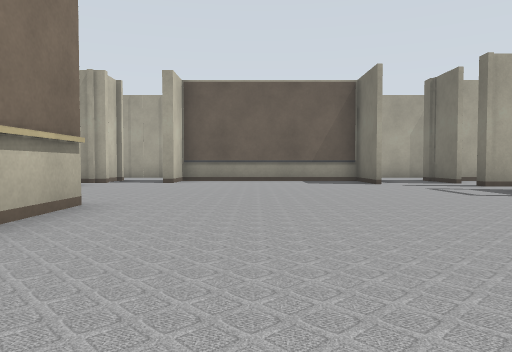
view 1 (above)

16 first-person views from a walk through a world built for the Gazebo simulator. The camera is 0.5 m above the floor, tilts 2° down and sees 70° across. The lines on the ground mark 1 m squares. The floor is counted in squares, 1 m on a side. Each view is taken from the middle of a square. On the plan, view 1 faces up. The plan holds only what a view shows up to about 9 squares ahead; the rest is blank. The place goes on beyond the plan. The robots in the file are not drawn. Some surface patterns are stand-ins.

view 2
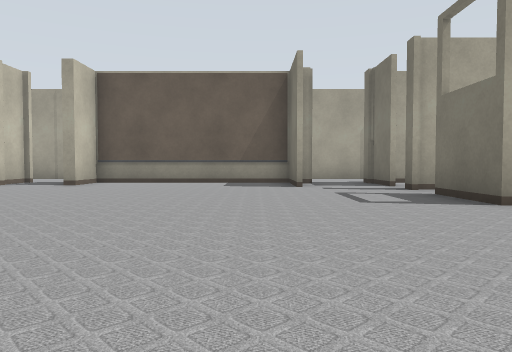

view 3
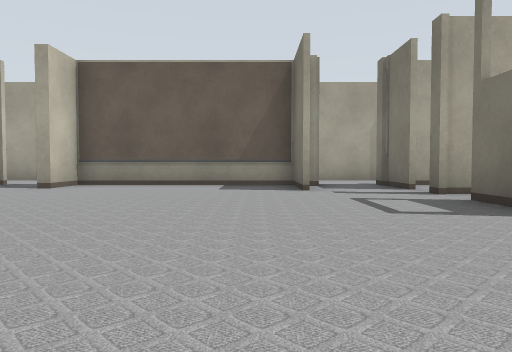

view 4
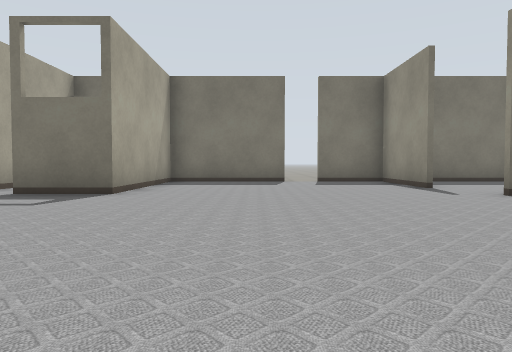

view 5
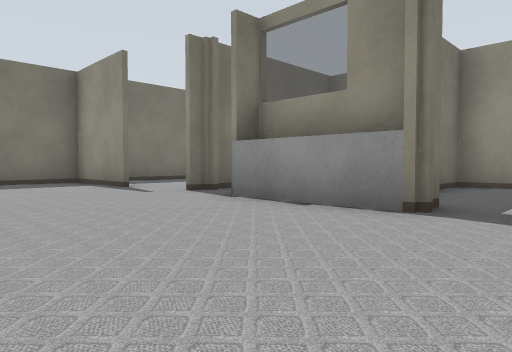

view 6
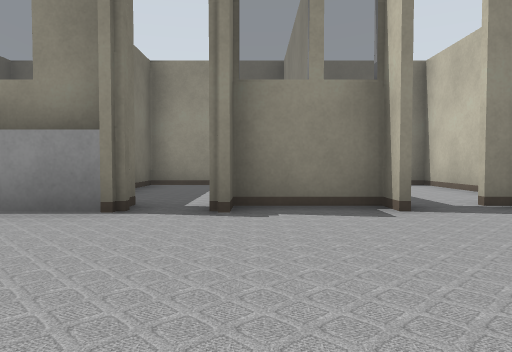

view 7
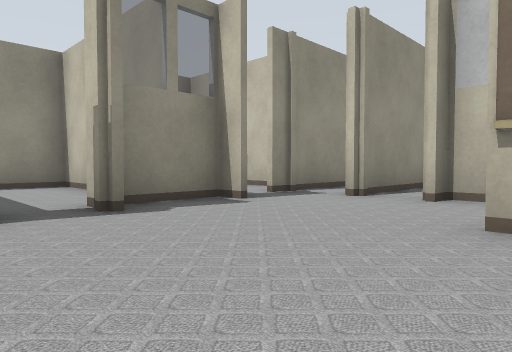

view 8
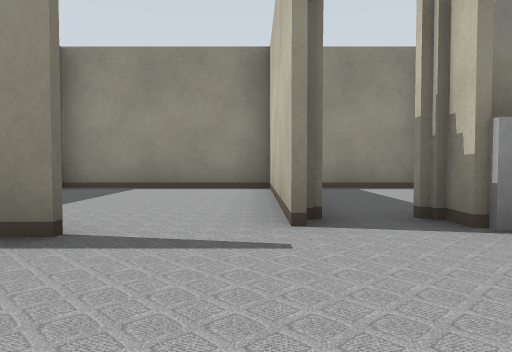

view 9
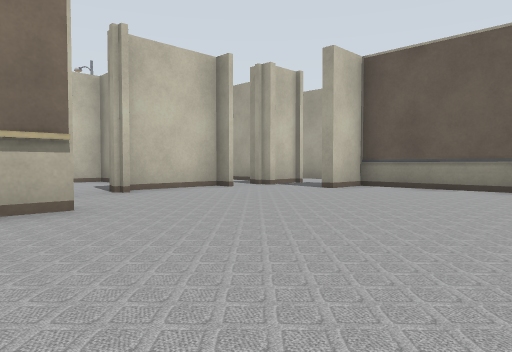

view 10
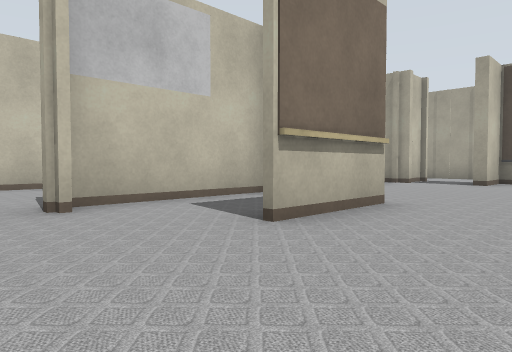

view 11
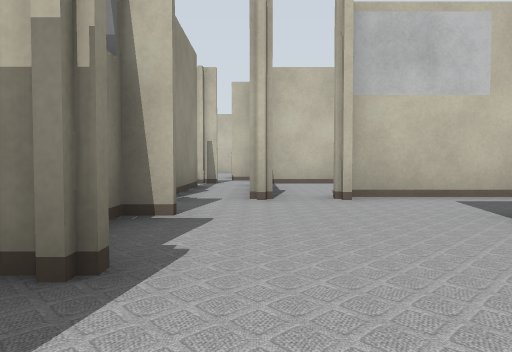

view 12
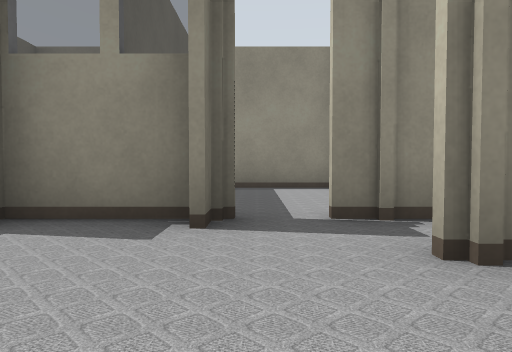

view 13
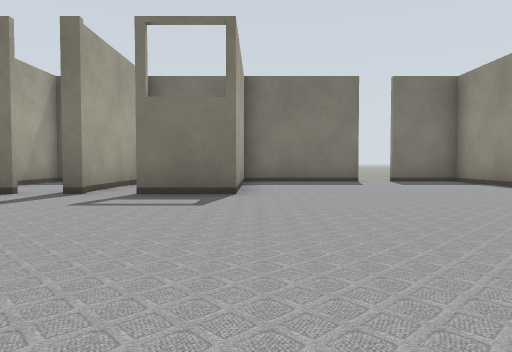

view 14
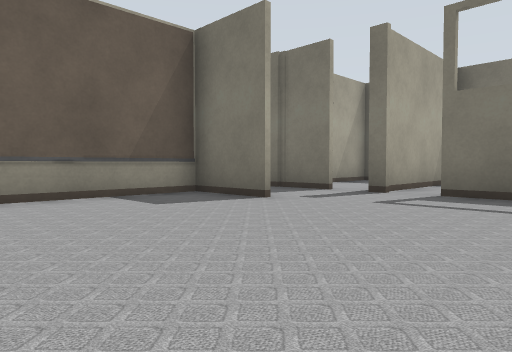

view 15
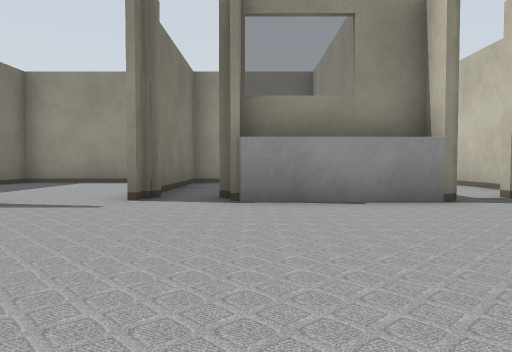

view 16
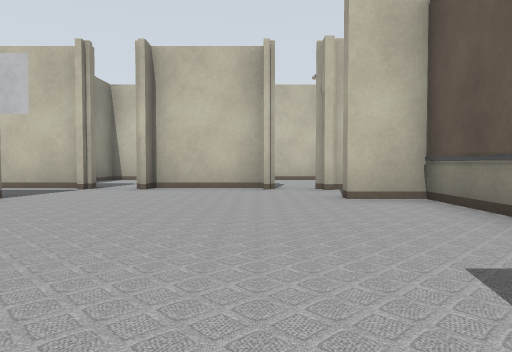

### Floor plan
Key: @ floor where view 1 was taken; # wall or solid block; x gap in a wall; . floor.
Columns run from 8 left of view 1 to 8 right of it. Each row starts with its distance up from view 1.
 11     #.######.#
 10     #.#....#.####
  9     #......#.x..
  8     #........####
  7     #........x.
  6    ##........#
  5    ##........####
  4    #..#..........
  3    #..#..........
  2    ##............
  1    ##............
  0 #   #...@......##
 -1 #   ####.###.#...
 -2       #..# ..#...
 -3       #..# ..#...
 -4       #..#...#...
 -5    ##############
 -6    #  ##

Positions as (right, up) in squares from view 1, and headings:
1: (0, 0), facing up
2: (2, 1), facing up
3: (2, 2), facing up
4: (-1, 3), facing right
5: (-1, 3), facing down-right
6: (-1, 3), facing down
7: (1, 3), facing down-left
8: (5, 2), facing down
9: (2, 3), facing up-left
10: (0, 0), facing up-left
11: (1, 0), facing left
12: (-3, 2), facing down
13: (-1, 5), facing right
14: (-1, 5), facing up-right
15: (3, 4), facing down
16: (3, 8), facing left
